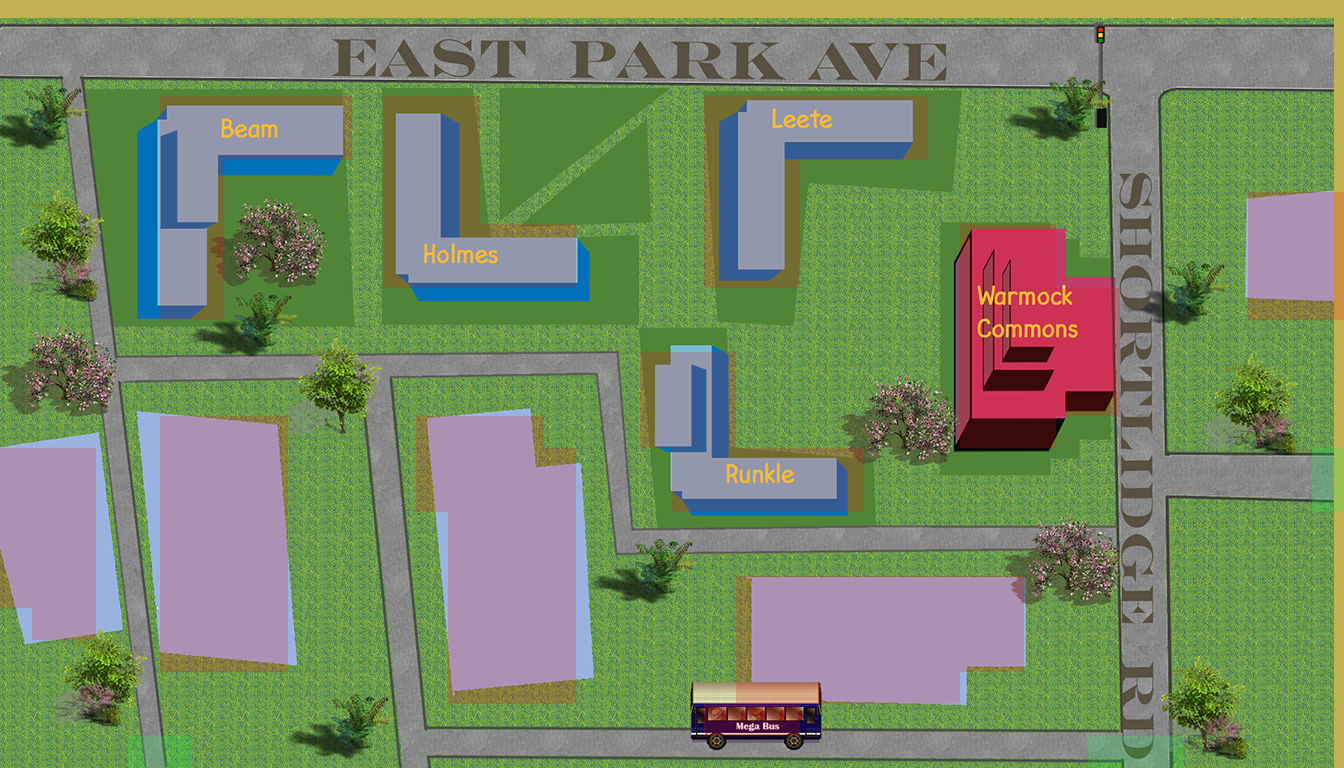

Rendered tile map (Tiled .tmx) drawn with the repository's tilesets; below, a short description and the map source with its tile grids summarised:
An orthogonal 42x24 tile map with 32x32 px tiles, 2 tile layers (Tile Layer 1, building), 2 tilesets.

<map version="1.0" orientation="orthogonal" renderorder="right-down" width="42" height="24" tilewidth="32" tileheight="32" nextobjectid="1">
 <tileset firstgid="1" name="North" tilewidth="32" tileheight="32">
  <image source="North.png" width="1344" height="768" />
 </tileset>
 <tileset firstgid="1009" name="meta_tiles" tilewidth="32" tileheight="32" spacing="1" margin="1">
  <image source="meta_tiles.png" width="67" height="34" />
  <tile id="0">
   <properties>
    <property name="collision" value="false" />
   </properties>
  </tile>
  <tile id="1">
   <properties>
    <property name="collision" value="true" />
   </properties>
  </tile>
 </tileset>
 <layer name="Tile Layer 1" width="42" height="24">
  <data>[1008 cells, 1008 non-empty, 1008 distinct tile ids]</data>
 </layer>
 <layer name="building" width="42" height="24">
  <data>[1008 cells, 265 non-empty, 2 distinct tile ids]</data>
 </layer>
</map>
